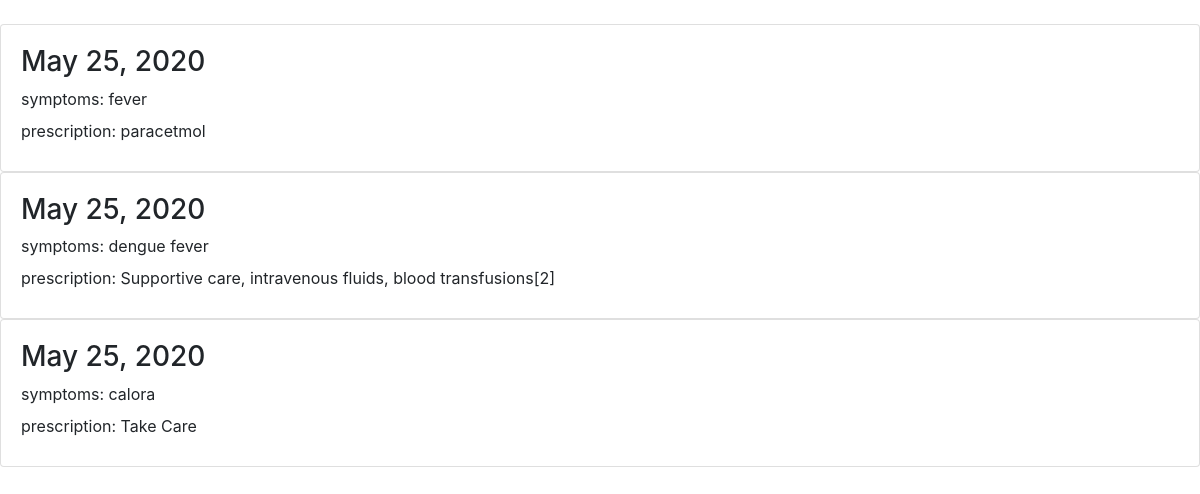
The app's page /MedicalHistory/ with its own data.
### at/models.py (models this page shows, shortened)
class Prescription(models.Model):
    date=models.DateField(auto_now_add=True)
    symptoms=models.CharField(max_length=100)
    prescription=models.CharField(max_length=300)
    patient=models.CharField(max_length=200)

### at/views.py (the view)
# urls.py: path('MedicalHistory/',views.MedicalHistory,name='MedicalHistory'),
def MedicalHistory(request):
    medicals = Prescription.objects.all()
    return render(request,'MedicalHistory.html',{"medicals": medicals})

### at/templates/MedicalHistory.html (shortened to what this page needs)
<!DOCTYPE html>
<html lang="en">
<head>
    <link rel="stylesheet" href="https://stackpath.bootstrapcdn.com/bootstrap/4.3.1/css/bootstrap.min.css">
</head>
<body>
{% for medical in medicals %}
  <div class="card card-body">
      <h3>{{medical.date}}</h3>
                    <label>symptoms:     {{medical.symptoms}}</label>
                  <label>prescription:     {{medical.prescription}}</label>
    </div>
  {% endfor %}
</body>
</html>

### records on screen
Prescription: date "May 25, 2020", symptoms "fever", prescription "paracetmol"
Prescription: date "May 25, 2020", symptoms "dengue fever", prescription "Supportive care, intravenous fluids, blood transfusions[2]"
Prescription: date "May 25, 2020", symptoms "calora", prescription "Take Care"
